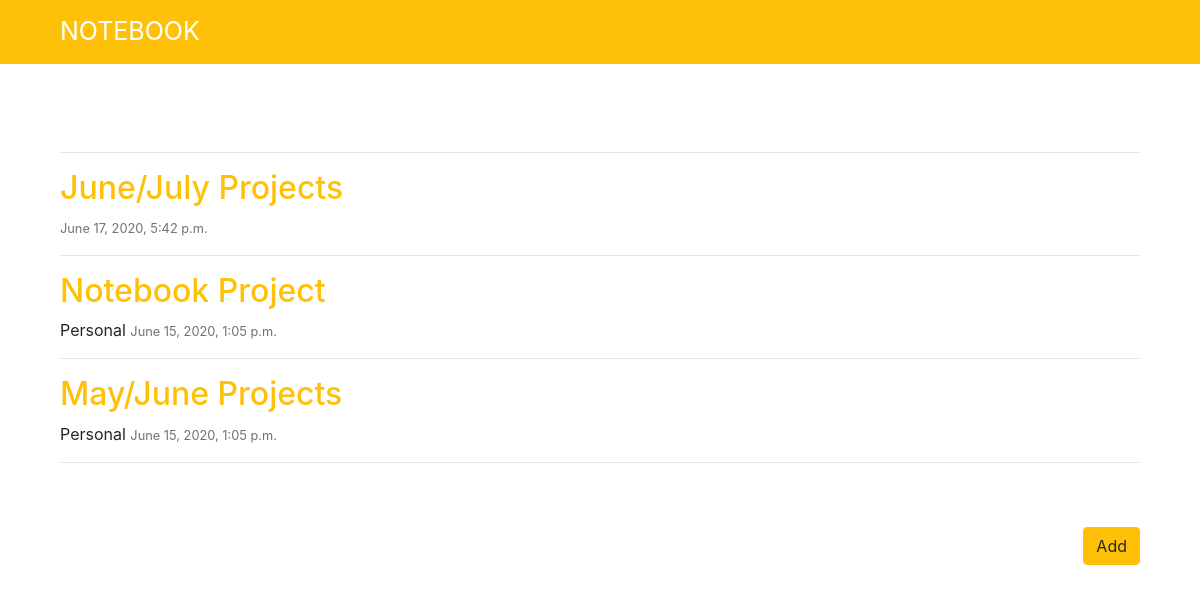
Before: / with the older database file.
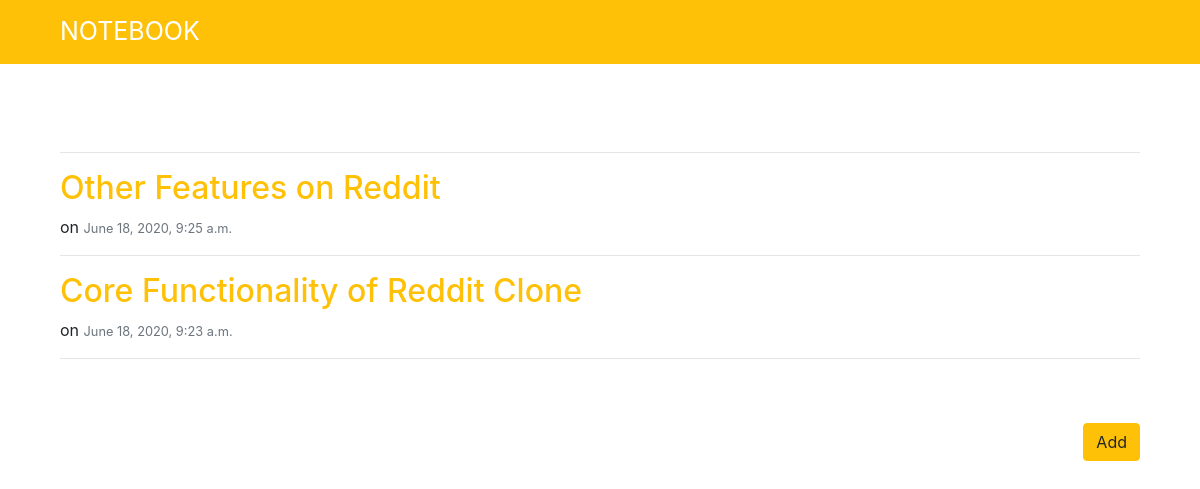
After: the same page with the newer database file.
### note/models.py (models this page shows, shortened)
class Note(models.Model):
    title     = models.CharField(max_length=100)
    content   = models.TextField(max_length=600)
    category  = models.CharField(max_length=20)
    timestamp = models.DateTimeField(default=timezone.now)

### note/views.py (the view)
# urls.py: 2. Add a URL to urlpatterns:  path('', views.home, name='home')
def home(request):
    notes = Note.objects.all().order_by('-timestamp')
    return render(request, 'note/index.html', {'notes': notes})

### templates/note/index.html (shortened to what this page needs)
{% extends 'base.html' %}
{% block content %}
<div class="container">
    <br><br><br>
    <div class="container">
        <main class="role">
            <hr>
            {% for note in notes %}
            <article class="media content-section">
                <div class="media-body">
                    <div class="article-metadata">
                        <a href="{% url 'note' note.id %}" style="color: #ffc107;">
                            <h2 class="class-title">{{ note.title }}</h2>
                        </a>
                        {{ note.category }}
                        <small class="text-muted">{{ note.timestamp }}</small>
                    </div>
                </div>
            </article>
            <hr>
            {% endfor %}
            <br>
        </main>
    </div>
    <br>
    <div class="container">
        <a href="{% url 'new' %}" class="btn btn-warning btn-fill float-right">Add</a>
    </div>
</div>
{% endblock %}

### templates/base.html (shortened to what this page needs)
{% load static %}
<!DOCTYPE html>
<html lang="en">
<head>
    <link rel="stylesheet" href="{% static "assets/bootstrap/css/bootstrap.css" %}">
    <link rel="stylesheet" href="{% static "assets/bootstrap/css/bootstrap.min.css" %}">
</head>
<body>
    <header>
        <nav class="navbar navbar-expand-lg navbar-dark bg-warning">
            <div class="container">
                <div class="container">
                    <a href="{% url 'home' %}" class="navbar-brand" style="font-size: 25px;">NOTEBOOK</a>
                </div>
            </div>
        </nav>
    </header>
    {% block content %}
    {% endblock %}
    <br><br><br><br>
</body>
</html>

Changed rows visible on the page:
removed Note: title "June/July Projects", timestamp "June 17, 2020, 5:42 p.m."
removed Note: title "Notebook Project", category "Personal", timestamp "June 15, 2020, 1:05 p.m."
removed Note: title "May/June Projects", category "Personal", timestamp "June 15, 2020, 1:05 p.m."
added Note: title "Other Features on Reddit", category "on", timestamp "June 18, 2020, 9:25 a.m."
added Note: title "Core Functionality of Reddit Clone", category "on", timestamp "June 18, 2020, 9:23 a.m."
